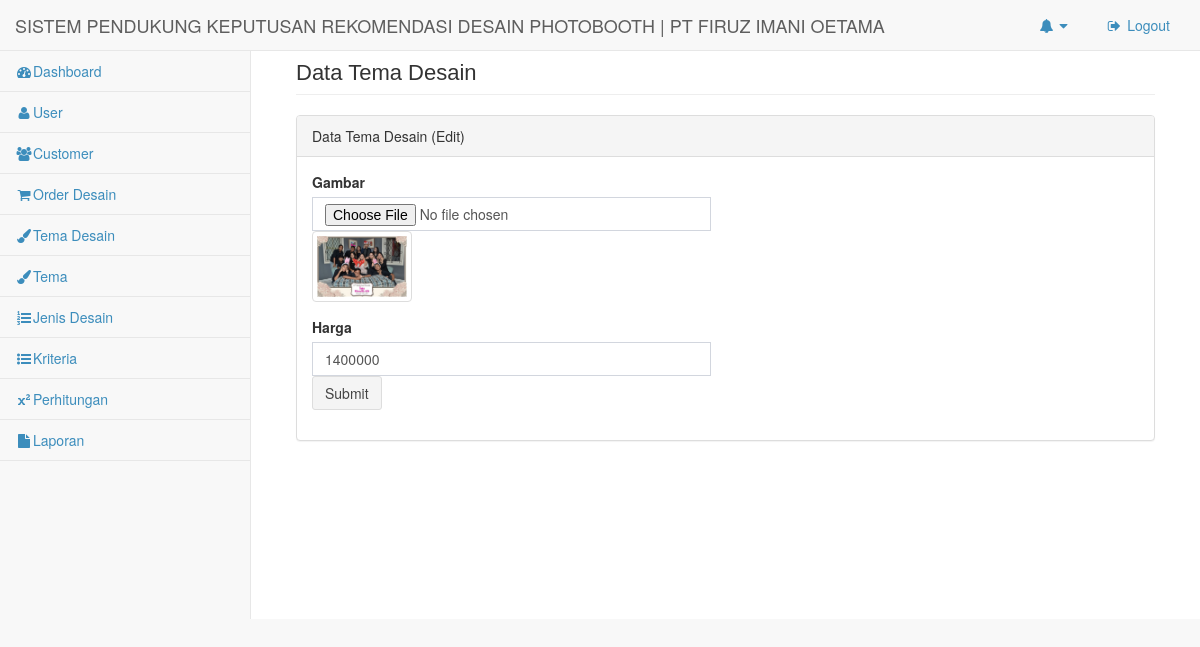
/admin/data_tema_desain/edit/1, run on the app's committed database.
### tables this page shows
CREATE TABLE `tema_desain` (
  `id_tema` int(11) NOT NULL,
  `nama` varchar(50) NOT NULL,
  `harga` double NOT NULL,
  `gambar` varchar(50) NOT NULL
);

### application/controllers/admin/data_tema_desain.php (called while the page is built, shortened)
<?php
class data_tema_desain extends CI_Controller {
	function __construct()
	{
		$this->load->model('Tema_desain_model');
	}
	public function edit($param)
	{
		$data['title']	= "Data Tema Desain";
		$data['param'] = $param;
		$data['val'] = $this->Tema_desain_model->getbyid($param);
		$v_content['content'] = $this->load->view('admin/inc/v_data_tema_desain/v_data_tema_desain_edit', $data, true);
		$this->load->view('admin/body', $v_content);
	}
}

### index.php (called while the page is built, shortened)
<?php
require_once BASEPATH.'core/CodeIgniter.php';

### application/models/tema_desain_model.php (called while the page is built, shortened)
<?php
class Tema_Desain_Model extends CI_Model
{
	private $table = 'tema_desain';
	private $id    = 'id_tema';
	function getbyid($id)
	{
		$this->db->where($this->id, $id);
		return $this->db->get($this->table)->row_array();;
	}
}
?>

### application/views/admin/inc/v_data_tema_desain/v_data_tema_desain_edit.php (the view)
<div class="row">
    <div class="col-lg-12">
        <h1 class="page-header"><?=$title?></h1>
    </div>
</div>
<div class="row">
    <div class="col-lg-12">
        <div class="panel panel-default">
            <div class="panel-heading">
                Data Tema Desain (Edit)
            </div>
            <div class="panel-body">
                <div class="row">
                    <div class="col-lg-6">
                        <form role="form" action="../edit_act/<?=$param?>" method="post">
                            <div class="form-group">
                                <label>Gambar</label>
                                <input type="file" name="inp[gambar]" class="form-control" placeholder="Contoh:" value="<?=$val['gambar']?>" required>
                               <td align="center"><img src="<?php echo base_url().'assets/template/img/'.$val['gambar']; ?>" class="img-thumbnail" alt="Cinque Terre" width="100" height="100"></td>
                            </div>
                            <div class="form-group">
                                <label>Harga</label>
                                <input type="text" name="inp[harga]" class="form-control" placeholder="Contoh: Rp 1.500.000" value="<?php echo $val['harga'] ?>"required>
                            <button type="submit" class="btn btn-default">Submit</button>
                        </form>
                    </div>
                </div>
            </div>
        </div>
    </div>
</div>

### data on the page
tema_desain: gambar (picture), harga "1400000"

### other printed values
$title "Data Tema Desain"
